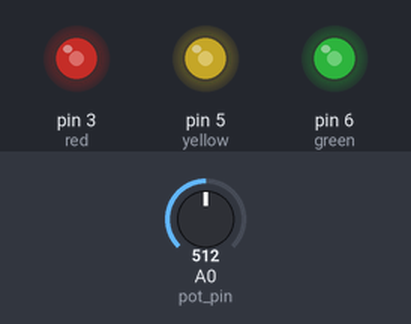
Bench run of a sketch on a simulated Arduino Uno, built with avr-gcc and run on an emulated ATmega328P. Shown: output pins drawn as LEDs (lit = HIGH). The inputs (shaded band) are chosen by the test bench; at power-on: A0 (pot_pin) = 512.

Above: at 1.2 s.
1.3 s: A0 (pot_pin) set to 716
At 1.7 s:
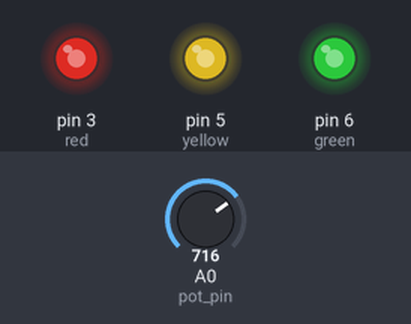
2.8 s: A0 (pot_pin) set to 900
At 3.9 s:
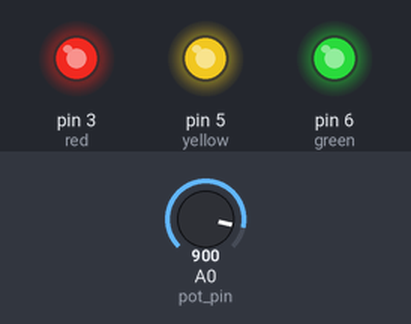
4.3 s: A0 (pot_pin) set to 122
At 5.3 s:
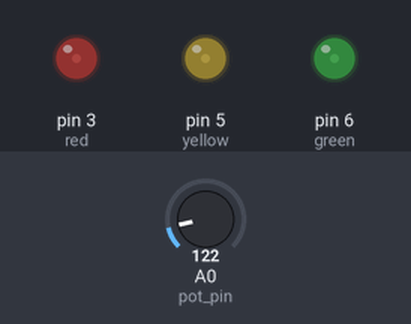
5.8 s: A0 (pot_pin) set to 0
At 6.4 s:
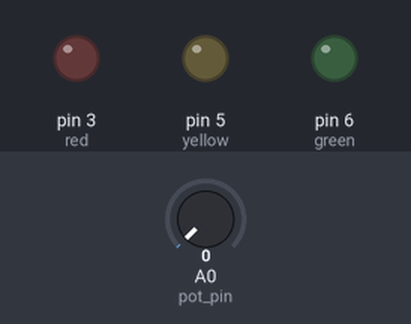
7.3 s: A0 (pot_pin) set to 511
At 8.7 s:
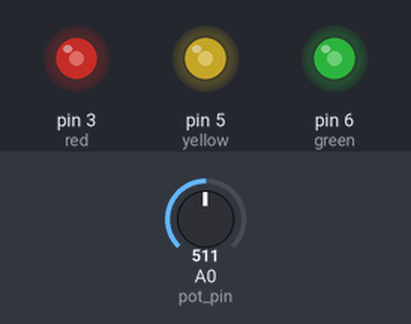
Timing chart, 0 to 9.8 s (numbered marks = the images above; inputs shaded):
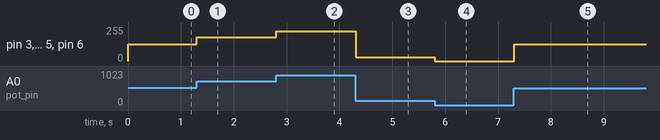

Measured:
- after the input at 1.3 s, pin 3 (red), pin 5 (yellow), pin 6 (green): 127/255 → 178/255 at once
- after the input at 2.8 s, pin 3 (red), pin 5 (yellow), pin 6 (green): 178/255 → 224/255 at once
- after the input at 4.3 s, pin 3 (red), pin 5 (yellow), pin 6 (green): 224/255 → 30/255 at once
- after the input at 5.8 s, pin 3 (red), pin 5 (yellow), pin 6 (green): 30/255 → 0/255 at once
- after the input at 7.3 s, pin 3 (red), pin 5 (yellow), pin 6 (green): 0/255 → 127/255 at once

The sketch:

led_intensity.ino
```cpp
// Color lights.
int red = 3;
int yellow = 5;
int green = 6;

int pot_pin = A0;
int pot_value = 0;
int light_value = 0;

void setup() {
  //It's no needed to set PWM pins.
}

void loop() {
  pot_value = analogRead(pot_pin);
  light_value = map(pot_value, 0, 1023, 0, 255);
  analogWrite(red, light_value);
  analogWrite(green, light_value);
  analogWrite(yellow, light_value);
  delay(10);
}
```
